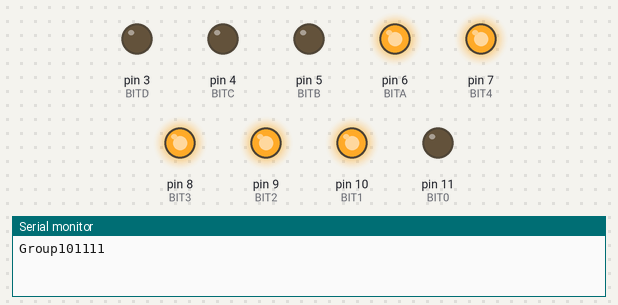
Recording of a sketch running on a simulated Arduino Uno, built with avr-gcc and run on an emulated ATmega328P. On the bench: output pins drawn as LEDs (lit = HIGH), the last lines printed to the serial monitor.

Above: at 0.12 s.
At 0.87 s:
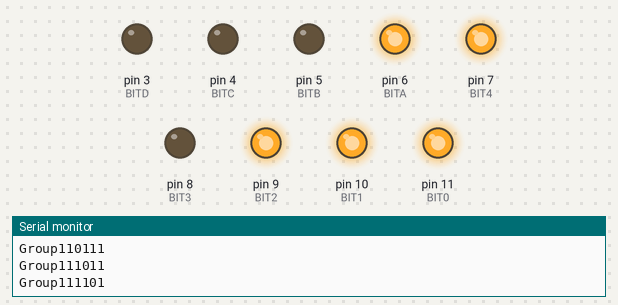
At 1.62 s:
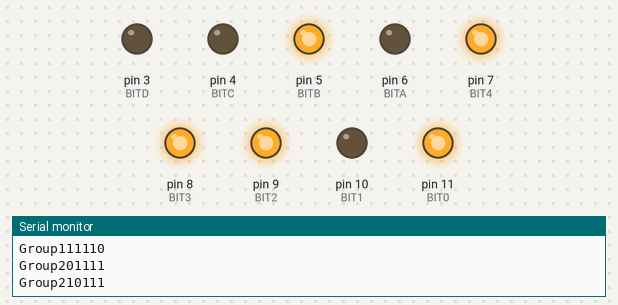
At 3.13 s:
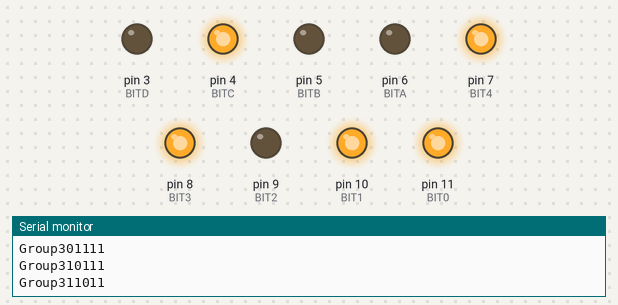
At 4.63 s:
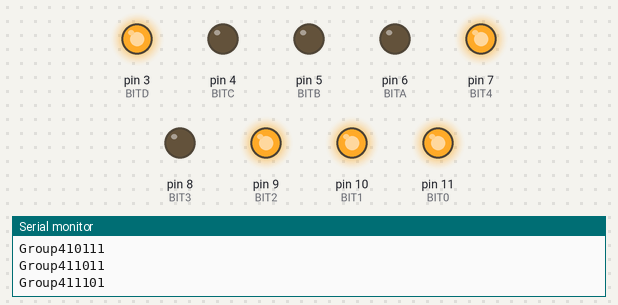
At 6.13 s:
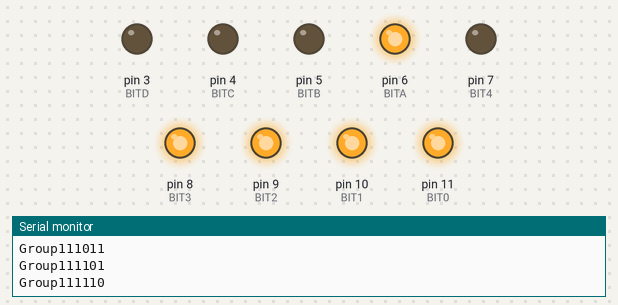
Timing chart, 0 to 6.5 s (numbered marks = the images above):
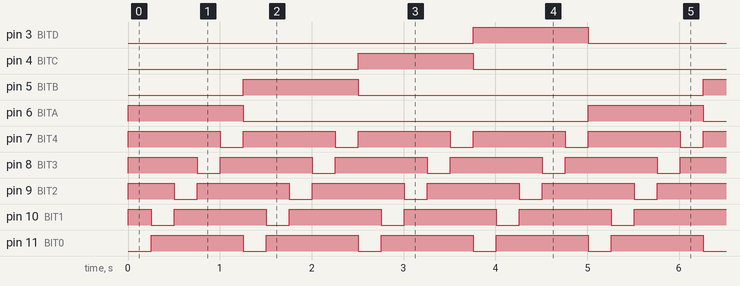

The sketch:

bit20_counter.ino
```cpp
/*
 * Author: Professor Calhoun
 * Description: 5-bit counter with increments of 5-bit value inside of a single main
 * program loop iteration. Utilizes bitRead tyo parse our 5 bits of Arduino int structure
 * (might be 16-bit int)
 */

int BITA = 6;//D2
int BITB = 5;//D3
int BITC = 4;//D4
int BITD = 3;//D5
int BIT0 = 11;//D6
int BIT1 = 10;//D6
int BIT2 = 9;//D6
int BIT3 = 8;//D6
int BIT4 = 7;//D6

int counter = 0;
int ii = 1;

void setup() {
  // put your setup code here, to run once:
  pinMode(BITA,OUTPUT);
  pinMode(BITB,OUTPUT);
  pinMode(BITC,OUTPUT);
  pinMode(BITD,OUTPUT);
  pinMode(BIT0,OUTPUT);
  pinMode(BIT1,OUTPUT);
  pinMode(BIT2,OUTPUT);
  pinMode(BIT3,OUTPUT);
  pinMode(BIT4,OUTPUT);

  Serial.begin(9600);
}


void loop() {


  if (counter < 5){
    Serial.print("Group1");
    digitalWrite(BITA, HIGH);
    digitalWrite(BITB, LOW);
    digitalWrite(BITC, LOW);
    digitalWrite(BITD, LOW);
  }else if (counter < 10){
    Serial.print("Group2");
    digitalWrite(BITA, LOW);
    digitalWrite(BITB, HIGH);
    digitalWrite(BITC, LOW);
    digitalWrite(BITD, LOW);
  }else if (counter < 15){
    Serial.print("Group3");
    digitalWrite(BITA, LOW);
    digitalWrite(BITB, LOW);
    digitalWrite(BITC, HIGH);
    digitalWrite(BITD, LOW);
  }else if (counter < 20){
    Serial.print("Group4");
    digitalWrite(BITA, LOW);
    digitalWrite(BITB, LOW);
    digitalWrite(BITC, LOW);
    digitalWrite(BITD, HIGH);
  }
  digitalWrite(BIT0, not(bitRead(ii,0)));
  digitalWrite(BIT1, not(bitRead(ii,1)));
  digitalWrite(BIT2, not(bitRead(ii,2)));
  digitalWrite(BIT3, not(bitRead(ii,3)));
  digitalWrite(BIT4, not(bitRead(ii,4)));
  Serial.print(not(bitRead(ii,0)));
  Serial.print(not(bitRead(ii,1)));
  Serial.print(not(bitRead(ii,2)));
  Serial.print(not(bitRead(ii,3)));
  Serial.println(not(bitRead(ii,4)));
  if (ii > 8){
    ii = 1;
  }else{
    ii = ii<<1;
  }

  if (counter == 19){
    counter = 0;
  }else{
    counter++;
  }


  delay(250);


}
```

Measured:
- by itself, pin 3 (BITD), pin 4 (BITC), pin 5 (BITB), pin 6 (BITA): alternates HIGH for 1.3 s and LOW for 3.8 s
- by itself, pin 7 (BIT4), pin 11 (BIT0): alternates HIGH for 1.0 s and LOW for 0.25 s
- by itself, pin 8 (BIT3), pin 9 (BIT2), pin 10 (BIT1): repeats every 1.3 s: LOW 0.25 s, HIGH 1.0 s
